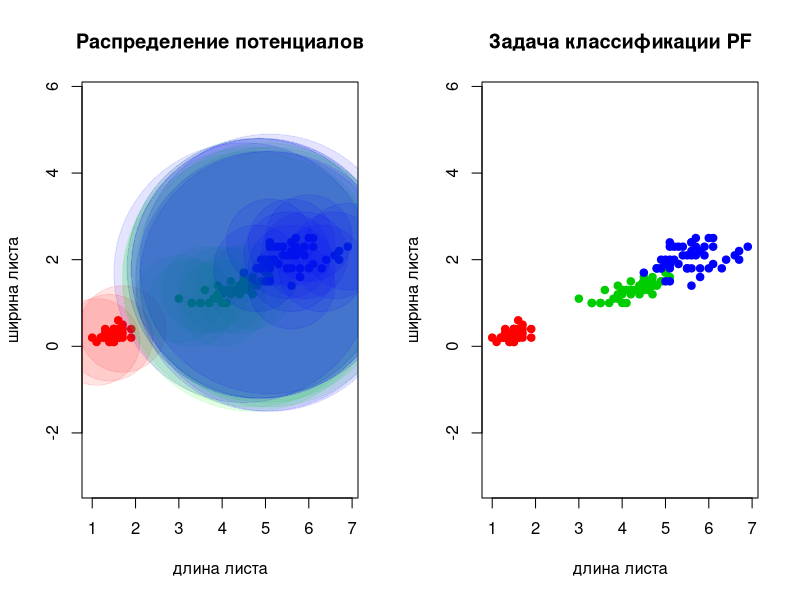

This figure's R source: (Note: a time limit stopped this script after it produced the figure.)
#	Решение задачи классификации методом PF

require("plotrix")

euclidean_distance <- function(u, v){
  #	функция расстояния
  
  sqrt(sum((u - v)^2)) 
}


get_dist <- function(xl, z, metric_function = euclidean_distance){
  #	растояние
  
  l <- nrow(xl)	# размерность выборки по строкам     
  n <- ncol(xl) - 1 	# размерность выборки по столбцам
  distances <- rep(0,l) 
  
  for (i in 1:l)  
  {         
    distances[i] <- metric_function(xl[i, 1:n], z)	# расстояние от каждой точки до классифицируемой
  }  
  
  return (distances);
}

# Функции ядер

ker_gaus <- function(r){
  # гауссовское
  (2*pi)^(-0.5)*exp(-0.5*(r^2))
}

ker_rec <- function(r){
  # прямоугольное
  (0.5)*(abs(r)<= 1)
}

ker_triangle <- function(r){
  # треугольное
  (1-abs(r))*(abs(r) <= 1)
}

ker_kvar <- function(r){
  # квартическое
  (15/16)*(1-r^2)^2*(abs(r) <= 1)
}

ker_epanech <- function(r){
  # епанечниково
  (3/4)*(1-r^2)*(abs(r) <= 1)
}

pf <- function(distances, h, xl, ker_function, g) {	  
  #	возвращает класс объекта чаще всего встречающейся
  
  n <- ncol(xl)
  classes <- xl[,n] 
  table <- table(classes)
  table[1:length(table) ] <- 0
  for(i in 1:nrow(xl)){ # i объект из i строки 
    r <- distances[i]/h[i]
    class_i <- xl[i,n]
    table[class_i] = table[class_i] + g[i]*ker_function(r) 
  }
  if(max(table) != 0){
    class <- names(which.max(table)) 
    return (class)	  
  }
  return ("")
}

get_h <- function(xl){
  # ширина окна  
  h <- rep(0, nrow(xl))
  for(i in 1:nrow(xl)){
#    if(xl[i, ncol(xl)] == "setosa")
 #     h[i] <- 1
  #  else
      h[i] <- 0.3
  }
  return(h)
}

potencial <- function(xl, h, error, ker_function){
  l <- nrow(xl)
  n <- ncol(xl)
  g <- rep(0, l)
  get_error <- error + 1
  cnt <- 1
  distances <- matrix(NA, l, l)
  for(i in 1:l)
  distances[i, ] <- get_dist(xl, xl[i, 1:(n-1)])
  while(get_error > error){
    for(i in 1:l){
      xl1 <- xl[i, 1:(n-1)]
      xl1_class <- pf(distances[i,], h, xl, ker_function, g)
      if(xl1_class != xl[i,n] && g[i] < 3){
        g[i] <- g[i]+1
        break
      }
    }
    get_error <- 0
    for(i in 1:l){
      xl1 <- xl[i, 1:(n-1)]
      xl1_class <- pf(distances[i,], h, xl, ker_function, g)
      if(xl1_class != xl[i,n]){
        get_error <- get_error + 1
      }
    }
    print(get_error)
    print(g)
  }
  return(g)  
} 


grafic <- function(xl, new_xl, h, ker_function, g){
  l <- nrow(xl)
  n <- ncol(xl)
  new_l <- nrow(new_xl)
  new_n <- ncol(new_xl)
  par(mfrow = c(1, 2)) # рисуем график pf и потенциалы вместе 
  
  colors <- c("setosa" = "red", "versicolor" = "green3", "virginica" = "blue") 
  red <- col2rgb("red")
  red <- rgb(red[1], red[2], red[3], alpha = 27, max = 255)
  green <- col2rgb("green")
  green <- rgb(green[1], green[2], green[3], alpha = 27, max = 255)
  blue <- col2rgb("blue")
  blue <- rgb(blue[1], blue[2], blue[3], alpha = 27, max = 255)
  
  colors1 <- c("setosa" = red, "versicolor" = green, "virginica" = blue) 
  plot(iris[ , 3:4], pch = 21, bg = colors[iris$Species], col = colors[iris$Species], main = "Распределение потенциалов", xlab = "длина листа", ylab = "ширина листа", asp = 1) 
  for(i in 1:l)
    if(g[i] != 0)
      draw.circle(xl[i, 1], xl[i, 2], radius = g[i], border = colors1[xl[i, n]], col = colors1[xl[i, n]])
  
  plot(iris[ , 3:4], pch = 21, bg = colors[iris$Species], col = colors[iris$Species], main = "Задача классификации PF", xlab = "длина листа", ylab = "ширина листа", asp = 1) 
  
  OY<-c(seq(0.0, 3.0, 0.1)) # от 0 до 3 с шагом 0.1
  OX<-c(seq(0.0, 7.0, 0.1))
  
  for(i in OX){
    for(j in OY){
      z <- c(i, j)		
      distances <- get_dist(new_xl, z)
      class <- pf(distances, h, new_xl, ker_function, g)
      if(class != 0)
        points(z[1], z[2], pch = 22, col = colors[class], asp = 1) 
    }
  }
  
}

main <- function(ker_function){
  xl <- iris[, 3:5]
  h <- get_h(xl)
  g <- potencial(xl, h, 7, ker_function)
  # new_xl <- xl[which(g > 0),]
  grafic(xl, xl, h, ker_function, g)
}

main(ker_rec)
